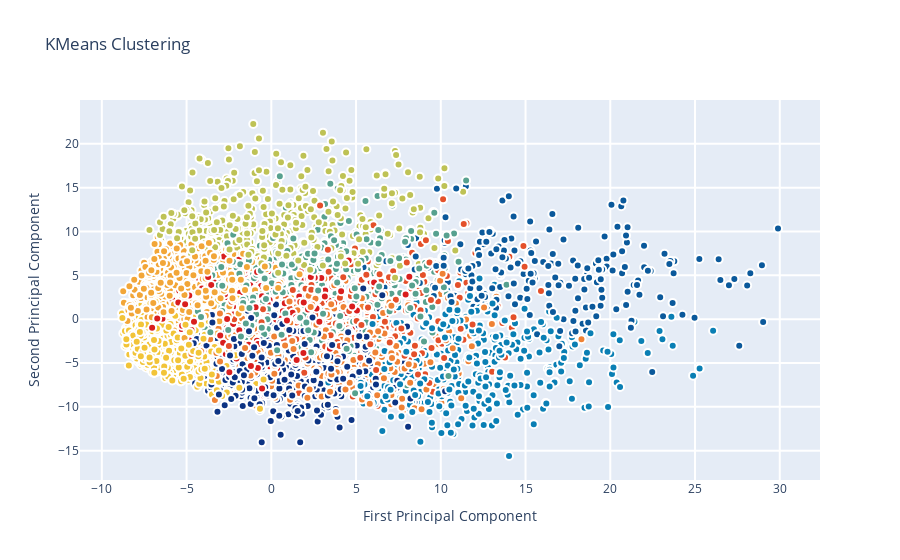

The notebook cell saved with this chart:
### Code cell
from sklearn.cluster import KMeans # KMeans clustering 
# Set a KMeans clustering with 10 components ( 10 chosen sneakily ;) as hopefully we get back our 10 class labels)
kmeans = KMeans(n_clusters=10)
# Compute cluster centers and predict cluster indices
X_clustered = kmeans.fit_predict(X_5d)

trace_Kmeans = go.Scatter(x=X_5d[:, 0], y= X_5d[:, 1], mode="markers",
                    showlegend=False,
                    marker=dict(
                            size=8,
                            color = X_clustered,
                            colorscale = 'Portland',
                            showscale=False, 
                            line = dict(
            width = 2,
            color = 'rgb(255, 255, 255)'
        )
                   ))

layout = go.Layout(
    title= 'KMeans Clustering',
    hovermode= 'closest',
    xaxis= dict(
         title= 'First Principal Component',
        ticklen= 5,
        zeroline= False,
        gridwidth= 2,
    ),
    yaxis=dict(
        title= 'Second Principal Component',
        ticklen= 5,
        gridwidth= 2,
    ),
    showlegend= True
)

data = [trace_Kmeans]
fig1 = dict(data=data, layout= layout)
# fig1.append_trace(contour_list)
py.iplot(fig1, filename="svm")

### Figure 1 — Plotly figure (JSON) as saved in the notebook; plotly's stock layout.template omitted (floating-point values rounded to 4 significant figures; data arrays with more than 128 entries replaced by an {"elided": "..."} marker saying what was removed)
{"data": [{"marker": {"color": {"elided": "6000 int values"}, "colorscale": [[0, "rgb(12,51,131)"], [0.25, "rgb(10,136,186)"], [0.5, "rgb(242,211,56)"], [0.75, "rgb(242,143,56)"], [1, "rgb(217,30,30)"]], "line": {"color": "rgb(255, 255, 255)", "width": 2}, "showscale": false, "size": 8}, "mode": "markers", "showlegend": false, "type": "scatter", "x": {"elided": "6000 float values"}, "y": {"elided": "6000 float values"}}], "layout": {"hovermode": "closest", "showlegend": true, "title": {"text": "KMeans Clustering"}, "xaxis": {"gridwidth": 2, "ticklen": 5, "title": {"text": "First Principal Component"}, "zeroline": false}, "yaxis": {"gridwidth": 2, "ticklen": 5, "title": {"text": "Second Principal Component"}}}}
